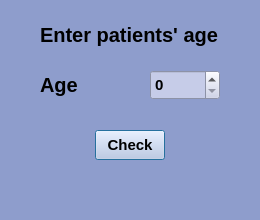
<?xml version="1.0" encoding="UTF-8"?>
<ui version="4.0">
 <class>AgeInputDialog</class>
 <widget class="QDialog" name="AgeInputDialog">
  <property name="geometry">
   <rect>
    <x>0</x>
    <y>0</y>
    <width>260</width>
    <height>220</height>
   </rect>
  </property>
  <property name="windowTitle">
   <string>Dialog</string>
  </property>
  <property name="styleSheet">
   <string notr="true">QWidget {
	background-color: #8E9DCC
}</string>
  </property>
  <widget class="QLabel" name="ageLabel">
   <property name="geometry">
    <rect>
     <x>40</x>
     <y>70</y>
     <width>50</width>
     <height>30</height>
    </rect>
   </property>
   <property name="styleSheet">
    <string notr="true">color: #000000;
font-size: 20px;
font-family: &quot;Gogh&quot;;
font-weight: 500;</string>
   </property>
   <property name="text">
    <string>Age</string>
   </property>
  </widget>
  <widget class="QLabel" name="enterAgeLabel">
   <property name="geometry">
    <rect>
     <x>40</x>
     <y>20</y>
     <width>190</width>
     <height>30</height>
    </rect>
   </property>
   <property name="styleSheet">
    <string notr="true">color: #000000;
font-size: 20px;
font-family: &quot;Gogh&quot;;
font-weight: 500;</string>
   </property>
   <property name="text">
    <string>Enter patients' age</string>
   </property>
  </widget>
  <widget class="QSpinBox" name="ageSpinBox">
   <property name="geometry">
    <rect>
     <x>150</x>
     <y>70</y>
     <width>70</width>
     <height>30</height>
    </rect>
   </property>
   <property name="styleSheet">
    <string notr="true">QSpinBox {
    background-color: #C6CCE8;
    color: #000000;
    border-radius: 0.5em;
	font-family: 'Gogh';
	font-weight: 500;
	font-size: 15px;
}

QSpinBox:hover {
    background-color: #A9B9E3;
	font-family: 'Gogh';
	font-weight: 500;
}
</string>
   </property>
  </widget>
  <widget class="QPushButton" name="checkButton">
   <property name="geometry">
    <rect>
     <x>95</x>
     <y>130</y>
     <width>70</width>
     <height>30</height>
    </rect>
   </property>
   <property name="styleSheet">
    <string notr="true">QPushButton {
    background-color: #C6CCE8;
    color: #000000;
    border-radius: 0.5em;
	font-family: 'Gogh';
	font-weight: 500;
	font-size: 15px;
}
QPushButton:hover {
    background-color: #A9B9E3;
	font-family: 'Gogh';
	font-weight: 500;
}</string>
   </property>
   <property name="text">
    <string>Check</string>
   </property>
  </widget>
 </widget>
 <resources/>
 <connections/>
</ui>
